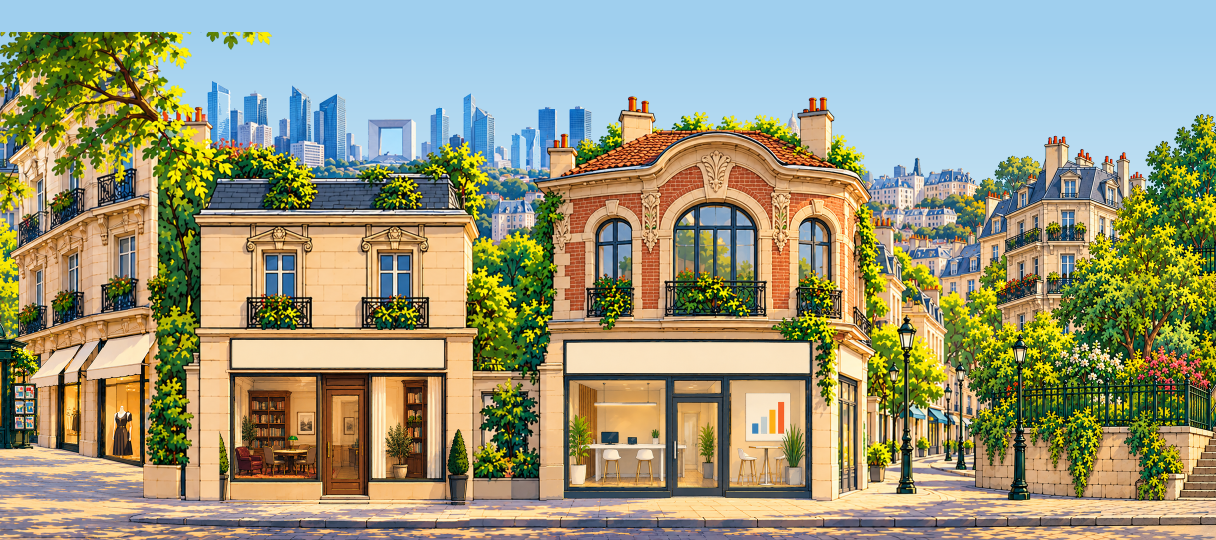
#> input picture docs/retouches-carte/sources/riches-c-contexte-avant.png, 2432 x 1080 px, given in place of riches-a-contexte-avant.png, which was not available (shown at 1/2 size)
$ python riches-integrer.py
#> lines starting #> are read from the running program, lines starting #| are printed output that depends on the picture; after the words box and inside, x2 and y2 are one past the last pixel; in counts of white or black regions, pixels touching at a corner belong together; pictures that were not available may be replaced by others from this repository, and a replacement may not be noted
from pathlib import Path
from PIL import Image, ImageFilter
import numpy as np

root = Path(__file__).resolve().parents[3]
sources = root / 'docs/retouches-carte/sources'

def seam(original, painted, left, right):
    cost = np.abs(original[:1030, left:right].astype(float) - painted[:1030, left:right]).mean(axis=2)
    # Les coupes suivent le meilleur accord entre les peintures, sans fondu.
    parents = np.empty(cost.shape, np.int16)
    cumulative = cost[0].copy()
    for y in range(1, len(cost)):
        options = np.stack([np.r_[np.inf, cumulative[:-1]], cumulative, np.r_[cumulative[1:], np.inf]])
        choice = np.argmin(options, axis=0)
        parents[y] = np.arange(right-left) + choice - 1
        cumulative = cost[y] + np.min(options, axis=0)
    path = np.empty(len(cost), np.int32)
    path[-1] = np.argmin(cumulative)
    for y in range(len(cost)-1, 0, -1):
        path[y-1] = parents[y, path[y]]
    return path + left

for i, zone in enumerate('abc', 16):
    original = np.array(Image.open(sources / f'riches-{zone}-contexte-avant.png').convert('RGB'))
#> original is the input picture: shape (1080, 2432, 3); mean R, G, B 154.6, 153.6, 124
    painted = np.array(Image.open(sources / f'riches-{zone}-production-v1.png').convert('RGB'))
    assert painted.shape == original.shape == (1080, 2432, 3)
    # Le ciel bleu connecté à l'extérieur reprend les vrais pixels de ciel de la fresque.
    r, g, b = painted[..., 0].astype(int), painted[..., 1].astype(int), painted[..., 2].astype(int)
    eligible = (b > r + 28) & (g > r + 18) & (b > g + 10) & (r > 55)
#> eligible: shape (1080, 2432) bool; 24.3% white; 1784 white regions (1537 under 20 px), largest, box (x1, y1, x2, y2) and area: (0, 0, 2432, 381) 602930, (1400, 415, 1462, 452) 1907, (1882, 485, 1961, 555) 1069
    eligible[700:] = False
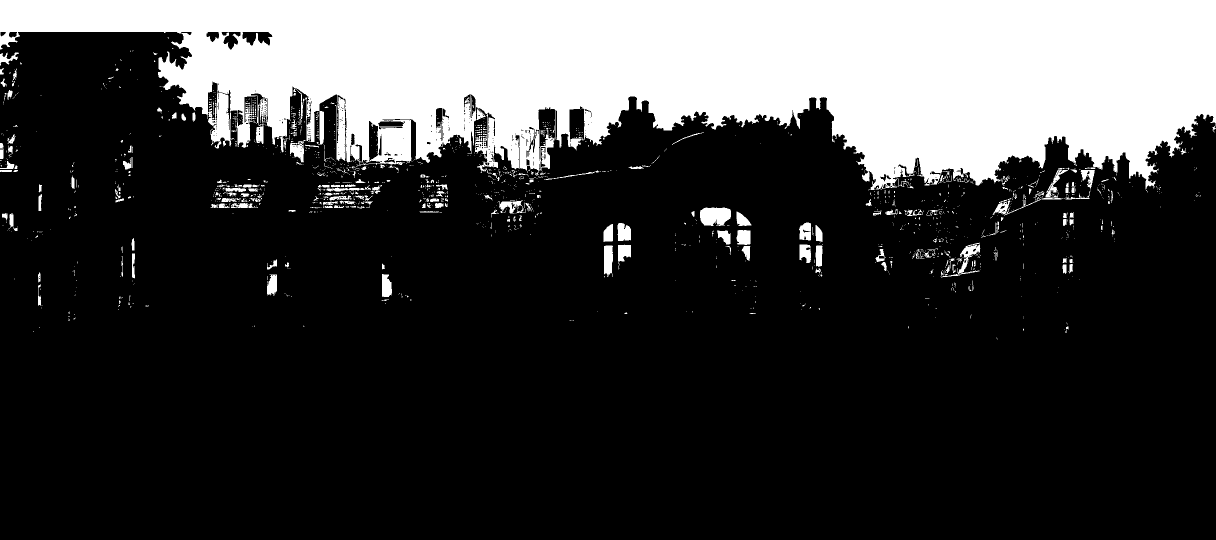
#> eligible: shape (1080, 2432) bool (shown at 1/2 size); 24.3% white; 1645 white regions (1410 under 20 px), largest, box (x1, y1, x2, y2) and area: (0, 0, 2432, 381) 602930, (1400, 415, 1462, 452) 1907, (1882, 485, 1961, 555) 1069
    eligible_image = Image.fromarray(np.where(eligible, 255, 0).astype('uint8')).filter(ImageFilter.MinFilter(9)).copy()
#> eligible_image: PIL image 2432x1080 L; 21.1% white; 62 white regions (21 under 20 px), largest, box (x1, y1, x2, y2) and area: (0, 0, 2432, 365) 543961, (760, 245, 818, 318) 2412, (438, 191, 457, 277) 1069
    from PIL.ImageDraw import floodfill
    for x in range(0, 2432, 8):
        if eligible_image.getpixel((x, 0)) == 255:
            floodfill(eligible_image, (x, 0), 127)
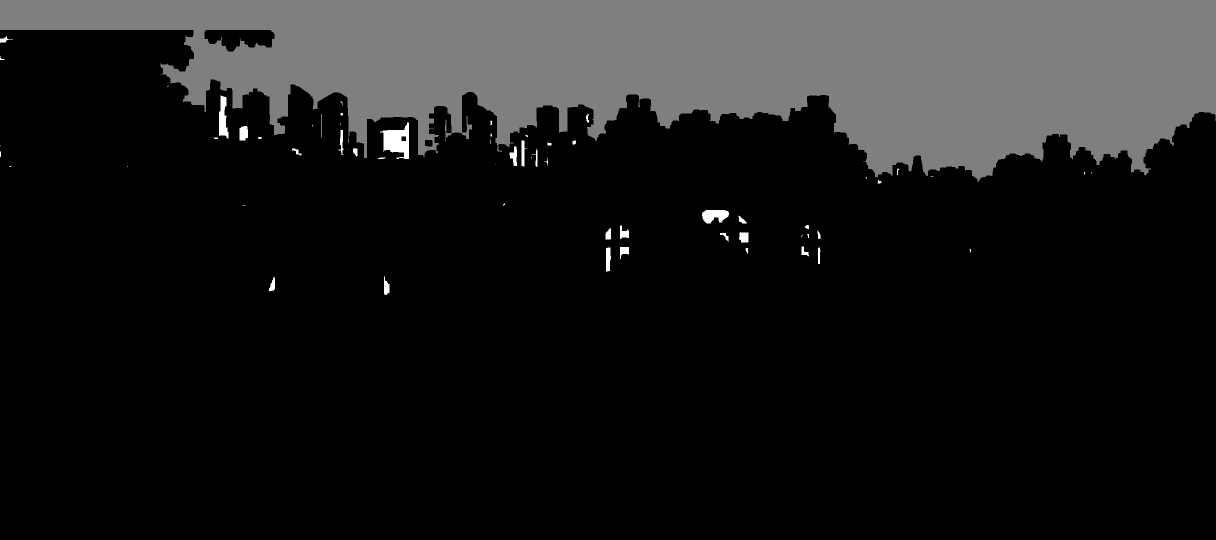
#> eligible_image: PIL image 2432x1080 L (shown at 1/2 size); min 0, max 255, mean 27.2
    sky = np.array(Image.fromarray((np.array(eligible_image) == 127).astype('uint8')*255).filter(ImageFilter.MaxFilter(9))) > 0
#> sky: shape (1080, 2432) bool; 21.7% white; 1 white region, box (x1, y1, x2, y2) and area: (0, 0, 2432, 369) 570941
    sky &= eligible
    sky_colors = np.median(original[:50], axis=0).astype('uint8')
#> sky_colors = 2432 rows, first 8: [159, 207, 238], [159, 207, 238], [159, 207, 238], [159, 207, 238], [159, 207, 238], [159, 207, 238], [159, 207, 238], [159, 207, 238]
    painted[sky] = np.broadcast_to(sky_colors[None, :, :], painted.shape)[sky]
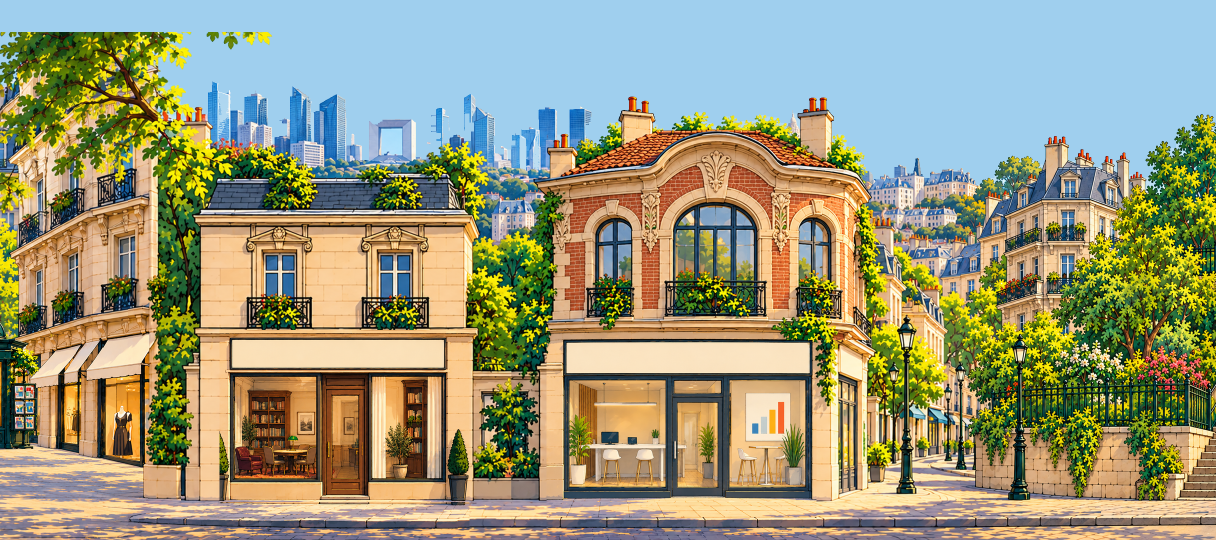
#> painted: shape (1080, 2432, 3) (shown at 1/2 size); 15.44% of pixels changed, all inside (x1, y1, x2, y2) = (317, 64, 2432, 369)
    Image.fromarray(painted).save(sources / f'riches-{zone}-production-ciel.png')
    left = seam(original, painted, 256, 310)
#> in seam, `cost = np.abs(original[:1030, left:right].astype(float) - painted[:103..`: cost: shape (1030, 54) float64; every value is 0
#> in seam, `cumulative = cost[0].copy()`: cumulative = 54 values from 0 to 0
#> after the loop in seam, `for y in range(1, len(cost)):`:
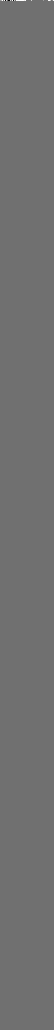
#> parents: shape (1030, 54) int16; min -25920, max 32696, mean 35.5; drawn with min black and max white
#> in seam, `path = np.empty(len(cost), np.int32)`: path = 1030 values, max 935272992 at index 0, min -1576931240 at index 8, mean -786002881.7
#> the loop in seam, `for y in range(len(cost)-1, 0, -1):` made 1029 passes
#> y on passes 1 to 3: 1029, 1028, 1027
#> after the loop in seam, `for y in range(len(cost)-1, 0, -1):`: path = 1030 values from 0 to 0
#> left = 1030 values from 256 to 256
    right = seam(original, painted, 2122, 2176)
#> call 2 of seam, with left = 2122, right = 2176
#> in seam (call 2), `cost = np.abs(original[:1030, left:right].astype(float) - painted[:103..`:
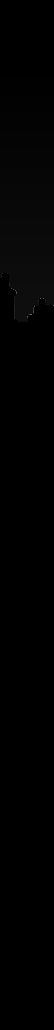
#> cost: shape (1030, 54) float64; min 0, max 108.7, mean 1.6
#> in seam (call 2), `path = np.empty(len(cost), np.int32)`: path = 1030 values, max 935272784 at index 0, min -1576248496 at index 4, mean -2702380.3
#> the loop in seam (call 2), `for y in range(len(cost)-1, 0, -1):` made 1029 passes
#> after the loop in seam (call 2), `for y in range(len(cost)-1, 0, -1):`: path = 1030 values, max 3 at index 273, min 0 at index 0, mean 0.0146
#> right = 1030 values, max 2125 at index 273, min 2122 at index 0, mean 2122
    yy, xx = np.indices((1080, 2432))
    mask = np.zeros((1080, 2432), bool)
    mask[:1030] = (xx[:1030] >= left[:, None]) & (xx[:1030] <= right[:, None])
#> mask: shape (1080, 2432) bool; 73.2% white; 1 black region, box (x1, y1, x2, y2) and area: (0, 0, 2432, 1080) 703535
    result = original.copy()
    result[mask] = painted[mask]
#> result: shape (1080, 2432, 3); 12.77% of pixels changed, all inside (x1, y1, x2, y2) = (317, 64, 2125, 369)
    if zone == 'a':
        # Le bord du parc conserve sa couronne et son ciel existants.
        result[:64, 256:512] = original[:64, 256:512]
        mask[:64, 256:512] = False
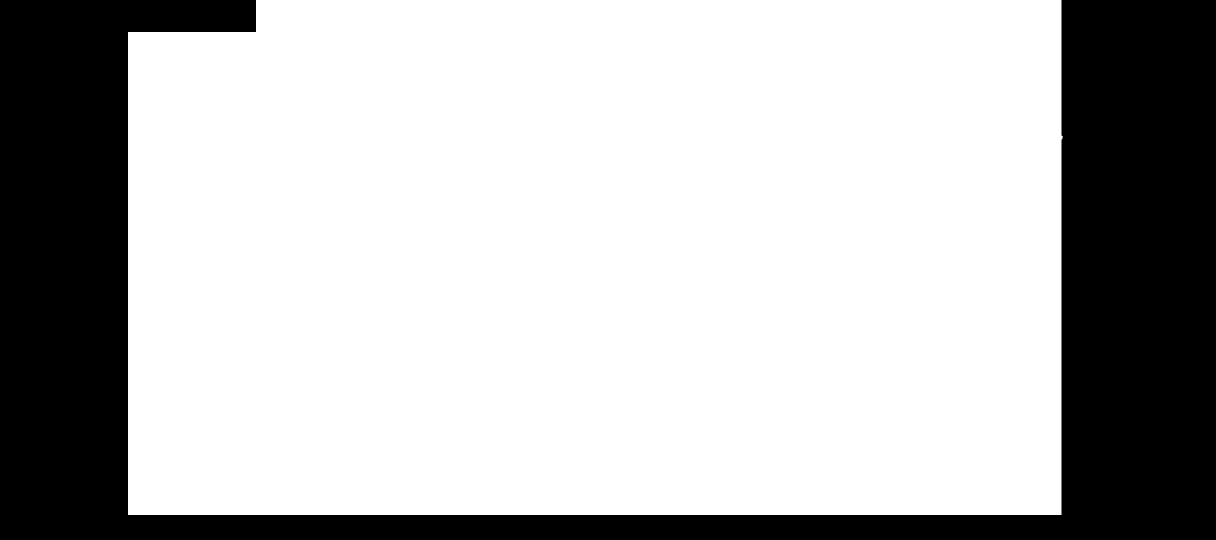
#> mask: shape (1080, 2432) bool (shown at 1/2 size); 72.6% white; 1 black region, box (x1, y1, x2, y2) and area: (0, 0, 2432, 1080) 719919
    assert np.array_equal(result[~mask], original[~mask])
    assert np.array_equal(result[1030:], original[1030:])
    Image.fromarray(mask.astype('uint8')*255).save(sources / f'riches-{zone}-integration-masque.png')
    Image.fromarray(result).save(sources / f'riches-{zone}-contexte-integre.png')
    tile = Image.fromarray(result[:, 256:2176])
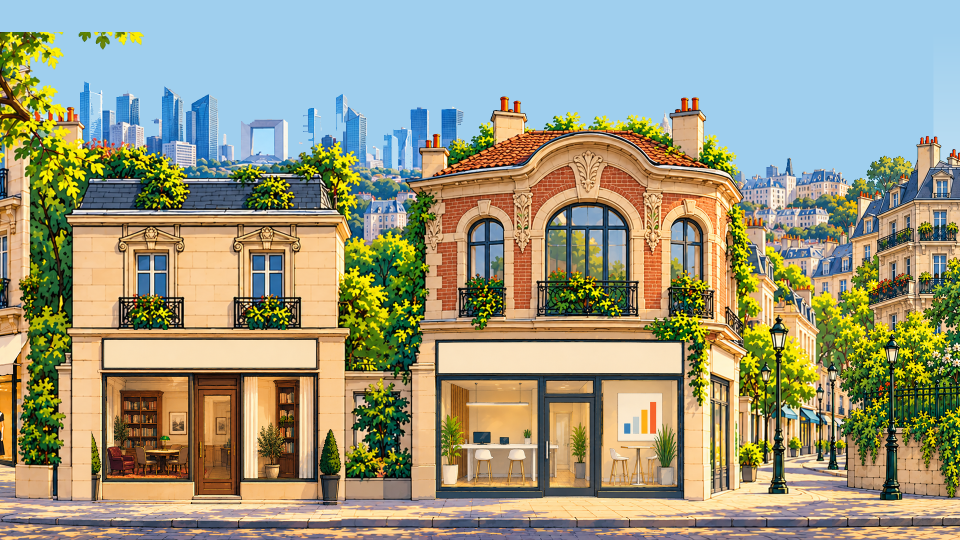
#> tile: PIL image 1920x1080 RGB (shown at 1/2 size); mean R, G, B 155.7, 155, 129.5
    assert tile.size == (1920, 1080)
    tile.save(root / f'assets/images/carte/tuile-{i:02d}-riches-{zone}.png')
    print(zone, 'pixels remplacés :', int(mask.sum()))
#| a pixels remplacés : 1906641
#> (the run stopped early here; a loop or call above may not have finished)
